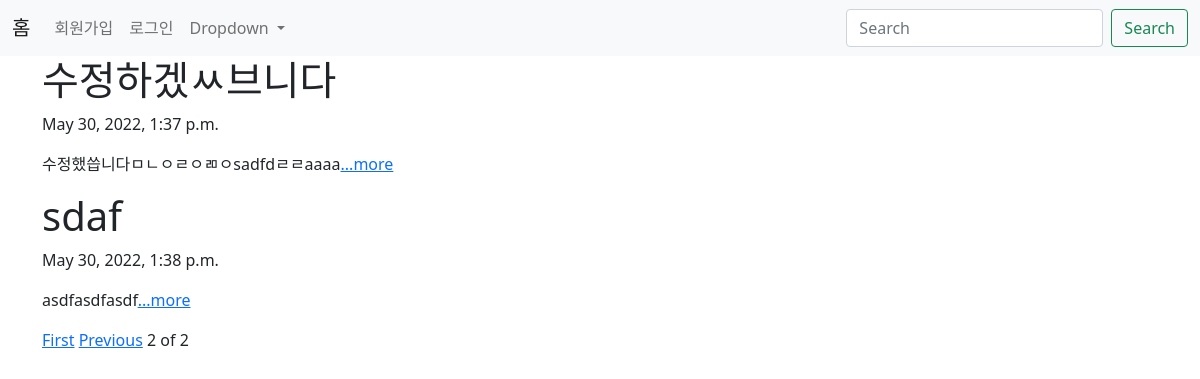
Screenshot of /?page=2 with the database file from the repository.
### blog/models.py (models this page shows, shortened)
class Blog(models.Model):
    title = models.CharField(max_length=50)
    pub_date = models.DateTimeField('data published')
    body = models.TextField()
    def summary(self):
        return self.body[:100]

### blog/views.py (the view)
# urls.py: 2. Add a URL to urlpatterns:  path('', views.home, name='home')
def home(request):
    blogs = Blog.objects
    blog_list = Blog.objects.all()
    paginator = Paginator(blog_list, 2)
    page = request.GET.get('page')
    posts = paginator.get_page(page)
    return render(request, 'home.html', {'blogs':blogs, 'posts':posts})

### blog/templates/home.html (shortened to what this page needs)
{% extends 'base.html' %}
{% block content %}
    {% for blog in posts %}
        <h1>{{blog.title}}</h1>
        <p>{{blog.pub_date}}</p>
        <p>{{blog.summary}}<a href="{% url 'detail' blog.id %} ">...more</a></p>
    {% endfor %}
    {% if posts.has_previous %}
        <a href="?page=1">First</a>
        <a href="?page={{posts.previous_page_number}}">Previous</a>
    {% endif %}
    <span>{{posts.number}}</span>
    <span>of</span>
    <span>{{posts.paginator.num_pages}}</span>
    <br>
    <br>
{% endblock %}

### rows the page displays
Blog: title "수정하겠ㅆ브니다", pub_date "May 30, 2022, 1:37 p.m.", summary "수정했씁니다ㅁㄴㅇㄹㅇㄻㅇsadfdㄹㄹaaaa"
Blog: title "sdaf", pub_date "May 30, 2022, 1:38 p.m.", summary "asdfasdfasdf"

### other values shown
{{ posts.number }} "2"
{{ posts.paginator.num_pages }} "2"
